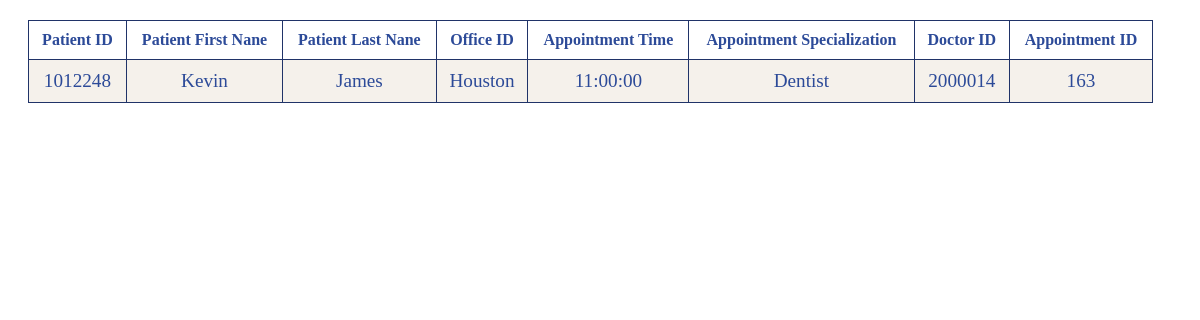
Page /backend/show_appointments_doctor.php (signed in) on the committed database.
### tables this page shows
CREATE TABLE `appointment` (
  `Appt_ID` int NOT NULL AUTO_INCREMENT,
  `Pat_ID` int NOT NULL,
  `Doc_ID` int NOT NULL,
  `Off_ID` varchar(45) NOT NULL,
  `Appt_Specialization` varchar(45) NOT NULL,
  `Appt_Date` date NOT NULL,
  `Appt_Time` time DEFAULT NULL,
  PRIMARY KEY (`Appt_ID`),
  CONSTRAINT `time_constraint` CHECK (((`Appt_Time` >= '08:00:00') and (`Appt_Time` <= '16:00:00')))
);

CREATE TABLE `patient` (
  `Pat_ID` int NOT NULL AUTO_INCREMENT,
  `Pat_First` varchar(45) NOT NULL,
  `Pat_M_init` varchar(45) DEFAULT NULL,
  `Pat_Last` varchar(45) NOT NULL,
  `Pat_Email` varchar(45) NOT NULL,
  `Pat_Phone` varchar(45) DEFAULT NULL,
  `Pat_Gender` varchar(45) NOT NULL,
  `Pat_Race` int NOT NULL,
  `Pat_DOB` date NOT NULL,
  `Pat_Height` float NOT NULL COMMENT 'In Inches',
  `Pat_Weight` float NOT NULL COMMENT 'In Pounds',
  `Pat_Street_Addr` varchar(45) NOT NULL,
  `Pat_City_Addr` varchar(45) NOT NULL,
  `Pat_State_Addr` varchar(45) NOT NULL,
  `Pat_Zip_Addr` int NOT NULL,
  `Pat_Allergy` int NOT NULL,
  `Pat_Password` varchar(45) DEFAULT NULL,
  PRIMARY KEY (`Pat_ID`),
  UNIQUE KEY `Pat_ID_UNIQUE` (`Pat_ID`)
);

### backend/show_appointments_doctor.php (the view, shortened to what this page needs)
<?php
    $dbhost = getenv("DBHOST");
    $dbuser = getenv("DBUSER");
    $dbpass = getenv("DBPASS");
    $dbname = getenv("DBNAME");
    $link = mysqli_connect($dbhost, $dbuser, $dbpass) or die("Unable to Connect to '$dbhost'");
    mysqli_select_db($link, $dbname) or die("Could not open the db '$dbname'");
    $select="SELECT a.Pat_ID, a.Doc_ID, a.Off_ID, a.Appt_Time, a.Appt_Specialization, p.Pat_First, p.Pat_Last, a.Appt_ID
    FROM appointment AS a, patient AS p
    WHERE a.Doc_ID = '".$_SESSION['id']."' AND p.Pat_ID = a.Pat_ID";
    $query=mysqli_query($link,$select);
?>
<!DOCTYPE html>
<html>
<head>
    <link rel="stylesheet" href="/index/styles/show_patients.css">
</head>
<body>
    <table border="1" cellpadding="0">
    <tr>
        <th>Patient ID</th>
        <th>Patient First Nane</th>
        <th>Patient Last Nane</th>
        <th>Office ID</th>
        <th>Appointment Time</th>
        <th>Appointment Specialization</th>
        <th>Doctor ID</th>
        <th>Appointment ID</th>
    </tr>
    <?php
        $num=mysqli_num_rows($query);
        if ($num>0) {
            while ($result=mysqli_fetch_assoc($query)) {
                echo "
                    <tr>
                        <td>".$result['Pat_ID']."</td>
                        <td>".$result['Pat_First']."</td>
                        <td>".$result['Pat_Last']."</td>
                        <td>".$result['Off_ID']."</td>
                        <td>".$result['Appt_Time']."</td>
                        <td>".$result['Appt_Specialization']."</td>
                        <td>".$result['Doc_ID']."</td>
                        <td>".$result['Appt_ID']."</td>
                    </tr>
                ";
            }
        }
    ?>
    </table>
</body>

### index/styles/show_patients.css (style rules this page uses)
:root { --shadow: 0px 0px 5px 5px rgba(0, 0, 0, 0.199); --lighter: #F5F1EB; --light: #dad5cf; --mid: #9FCDFC; --main: #008CFF; --accent: #4C72D2; --dark: #2C4A98; --darker: #203368; --green: #138808; --red: #CD5C5C; }
table { margin: 20px; border-collapse: collapse; width: 95%; border: 1px solid var(--darker); }
table th { color: var(--dark); padding: 10px; }
table td { padding: 10px; color: var(--dark); font-size: 1.2em; text-align: center; }
tr:nth-child(even) { background-color: var(--lighter); }

### rows in the picture
appointment: Pat_ID "1012248", Pat_ID.Pat_First "Kevin", Pat_ID.Pat_Last "James", Off_ID "Houston", Appt_Time "11:00:00", Appt_Specialization "Dentist", Doc_ID "2000014", Appt_ID "163"
